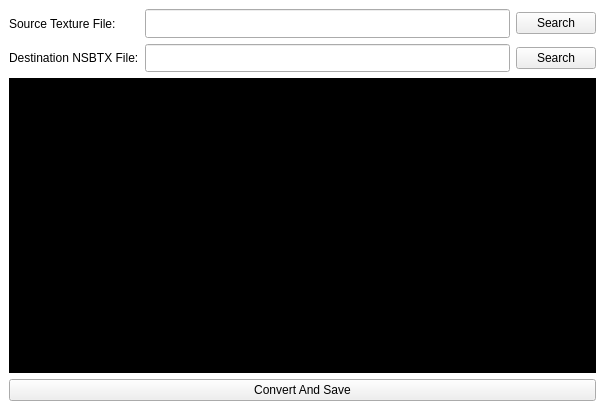
<?xml version="1.0" encoding="UTF-8"?>
<ui version="4.0">
 <class>TextureToNSBTX</class>
 <widget class="QMainWindow" name="TextureToNSBTX">
  <property name="geometry">
   <rect>
    <x>0</x>
    <y>0</y>
    <width>605</width>
    <height>410</height>
   </rect>
  </property>
  <property name="windowTitle">
   <string>MainWindow</string>
  </property>
  <property name="styleSheet">
   <string notr="true">QMainWindow {
background-color: rgb(255, 255, 255);
}</string>
  </property>
  <widget class="QWidget" name="centralwidget">
   <layout class="QVBoxLayout" name="verticalLayout">
    <item>
     <widget class="QWidget" name="widget" native="true">
      <property name="sizePolicy">
       <sizepolicy hsizetype="Expanding" vsizetype="Fixed">
        <horstretch>0</horstretch>
        <verstretch>0</verstretch>
       </sizepolicy>
      </property>
      <property name="minimumSize">
       <size>
        <width>0</width>
        <height>63</height>
       </size>
      </property>
      <property name="maximumSize">
       <size>
        <width>16777215</width>
        <height>63</height>
       </size>
      </property>
      <layout class="QHBoxLayout" name="horizontalLayout">
       <property name="leftMargin">
        <number>0</number>
       </property>
       <property name="topMargin">
        <number>0</number>
       </property>
       <property name="rightMargin">
        <number>0</number>
       </property>
       <property name="bottomMargin">
        <number>0</number>
       </property>
       <item>
        <layout class="QGridLayout" name="gridLayout">
         <item row="2" column="1">
          <widget class="QLineEdit" name="path1_le">
           <property name="sizePolicy">
            <sizepolicy hsizetype="Expanding" vsizetype="Expanding">
             <horstretch>0</horstretch>
             <verstretch>0</verstretch>
            </sizepolicy>
           </property>
          </widget>
         </item>
         <item row="2" column="0">
          <widget class="QLabel" name="text1_label">
           <property name="sizePolicy">
            <sizepolicy hsizetype="Preferred" vsizetype="Preferred">
             <horstretch>0</horstretch>
             <verstretch>0</verstretch>
            </sizepolicy>
           </property>
           <property name="text">
            <string>Source Texture File:</string>
           </property>
          </widget>
         </item>
         <item row="3" column="1">
          <widget class="QLineEdit" name="path2_le">
           <property name="sizePolicy">
            <sizepolicy hsizetype="Expanding" vsizetype="Expanding">
             <horstretch>0</horstretch>
             <verstretch>0</verstretch>
            </sizepolicy>
           </property>
          </widget>
         </item>
         <item row="3" column="0">
          <widget class="QLabel" name="text2_label">
           <property name="text">
            <string>Destination NSBTX File:</string>
           </property>
          </widget>
         </item>
         <item row="3" column="2">
          <widget class="QPushButton" name="seachPath2_pb">
           <property name="sizePolicy">
            <sizepolicy hsizetype="Minimum" vsizetype="Fixed">
             <horstretch>0</horstretch>
             <verstretch>0</verstretch>
            </sizepolicy>
           </property>
           <property name="text">
            <string>Search</string>
           </property>
          </widget>
         </item>
         <item row="2" column="2">
          <widget class="QPushButton" name="searchPath1_pb">
           <property name="text">
            <string>Search</string>
           </property>
          </widget>
         </item>
        </layout>
       </item>
      </layout>
     </widget>
    </item>
    <item>
     <widget class="QTextEdit" name="console_tb">
      <property name="styleSheet">
       <string notr="true">background-color: rgb(0, 0, 0);</string>
      </property>
      <property name="readOnly">
       <bool>true</bool>
      </property>
     </widget>
    </item>
    <item>
     <widget class="QPushButton" name="convert_pb">
      <property name="text">
       <string>Convert And Save</string>
      </property>
     </widget>
    </item>
   </layout>
  </widget>
 </widget>
 <tabstops>
  <tabstop>path1_le</tabstop>
  <tabstop>searchPath1_pb</tabstop>
  <tabstop>path2_le</tabstop>
  <tabstop>seachPath2_pb</tabstop>
  <tabstop>console_tb</tabstop>
  <tabstop>convert_pb</tabstop>
 </tabstops>
 <resources/>
 <connections/>
</ui>
